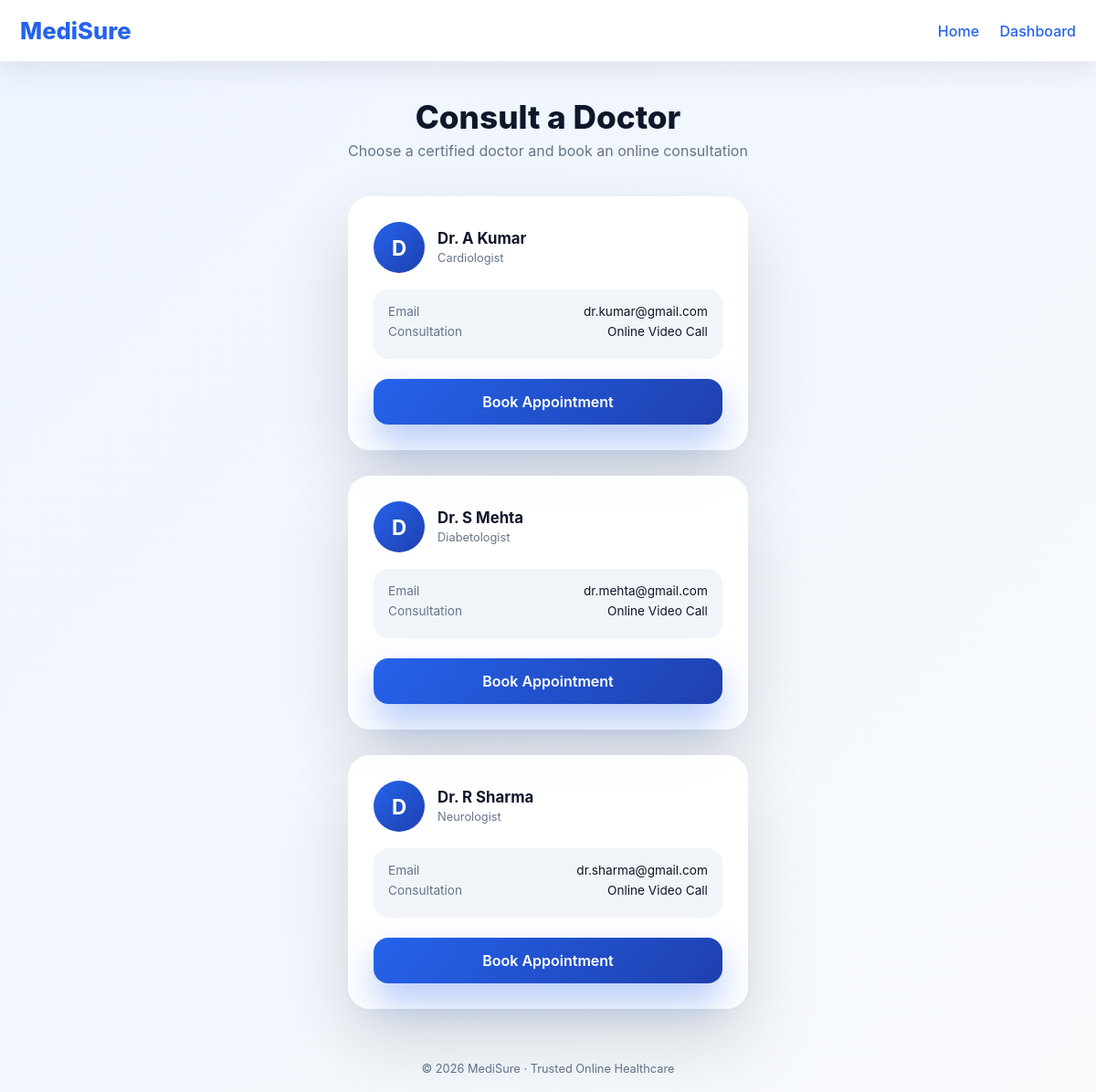
Screenshot of /consult-doctor (signed in) with the database file from the repository.
### tables this page shows
CREATE TABLE doctors (
    id INTEGER PRIMARY KEY AUTOINCREMENT,
    name TEXT NOT NULL,
    specialization TEXT NOT NULL,
    email TEXT NOT NULL
);

### app.py (the view)
@app.route("/consult-doctor")
def consult_doctor():
    if "user_id" not in session:
        return redirect("/login")
    with sqlite3.connect("database.db") as conn:
        cur = conn.cursor()
        cur.execute("SELECT * FROM doctors")
        doctors = cur.fetchall()
    return render_template("consult_doctor.html", doctors=doctors)

### templates/consult_doctor.html (shortened to what this page needs)
<!DOCTYPE html>
<html lang="en">
<head>
    <link rel="stylesheet" href="/static/consult_doctor.css">
</head>
<body>
<header class="header">
    <div class="header-container">
        <h1 class="logo">MediSure</h1>
        <nav>
            <a href="/home">Home</a>
            <a href="/dashboard">Dashboard</a>
        </nav>
    </div>
</header>
<main class="main">
    <div class="page-header">
        <h2>Consult a Doctor</h2>
        <p>Choose a certified doctor and book an online consultation</p>
    </div>
    <div class="doctor-grid">
        {% for doc in doctors %}
        <div class="doctor-card">
            <div class="doctor-top">
                <div class="avatar">
                    {{ doc[1][0] }}
                </div>
                <div class="doc-info">
                    <h3> {{ doc[1] }}</h3>
                    <span class="speciality">{{ doc[2] }}</span>
                </div>
            </div>
            <div class="doctor-details">
                <p><span>Email</span>{{ doc[3] }}</p>
                <p><span>Consultation</span>Online Video Call</p>
            </div>
            <a href="/book/{{ doc[0] }}" class="book-btn">
                Book Appointment
            </a>
        </div>
        {% endfor %}
    </div>
</main>
<footer class="footer">
    © 2026 MediSure · Trusted Online Healthcare
</footer>
</body>
</html>

### static/consult_doctor.css (style rules this page uses)
* { margin: 0; padding: 0; box-sizing: border-box; font-family: "Inter", "Segoe UI", sans-serif; }
body { background: linear-gradient(135deg, #eef4ff, #f8fafc); color: #0f172a; min-height: 100vh; display: flex; flex-direction: column; }
.header { background: white; box-shadow: 0 10px 30px rgba(0,0,0,0.08); }
.header-container { max-width: 1200px; margin: auto; padding: 18px 22px; display: flex; justify-content: space-between; align-items: center; }
.logo { font-size: 1.6rem; font-weight: 800; color: #2563eb; }
nav a { margin-left: 18px; text-decoration: none; color: #2563eb; font-weight: 500; }
.main { flex: 1; max-width: 1200px; margin: auto; padding: 40px 20px; }
.page-header { text-align: center; margin-bottom: 40px; }
.page-header h2 { font-size: 2.2rem; font-weight: 800; }
.page-header p { color: #64748b; margin-top: 6px; }
.doctor-grid { display: grid; grid-template-columns: repeat(auto-fit, minmax(280px, 1fr)); gap: 28px; }
.doctor-card { background: rgba(255,255,255,0.94); backdrop-filter: blur(14px); border-radius: 24px; padding: 28px; box-shadow: 0 35px 80px rgba(0,0,0,0.14); transition: transform 0.25s ease; }
.doctor-top { display: flex; align-items: center; margin-bottom: 18px; }
.avatar { width: 56px; height: 56px; border-radius: 50%; background: linear-gradient(135deg, #2563eb, #1e40af); color: white; font-size: 1.4rem; font-weight: 700; display: flex; align-items: center; justify-content: center; margin-right: 14px; }
.doc-info h3 { font-size: 1.05rem; }
.speciality { font-size: 0.8rem; color: #64748b; }
.doctor-details { background: #f1f5f9; border-radius: 16px; padding: 16px; margin-bottom: 22px; }
.doctor-details p { display: flex; justify-content: space-between; font-size: 0.85rem; margin-bottom: 6px; }
.doctor-details span { color: #64748b; }
.book-btn { display: block; width: 100%; text-align: center; padding: 15px; background: linear-gradient(135deg, #2563eb, #1e40af); color: white; border-radius: 16px; text-decoration: none; font-weight: 600; box-shadow: 0 20px 40px rgba(37,99,235,0.35); }
.footer { text-align: center; padding: 18px; font-size: 0.8rem; color: #64748b; }

### rows the page displays
doctors: name "D", name "Dr. A Kumar", specialization "Cardiologist", email "dr.kumar@gmail.com"
doctors: name "D", name "Dr. S Mehta", specialization "Diabetologist", email "dr.mehta@gmail.com"
doctors: name "D", name "Dr. R Sharma", specialization "Neurologist", email "dr.sharma@gmail.com"
